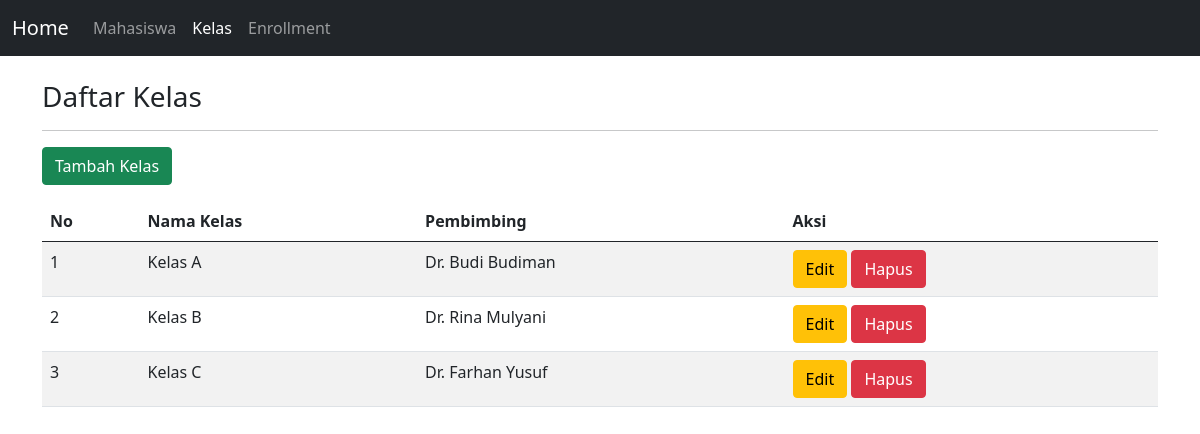
The page /tp_mvc/class.php on the database its author committed.
### tables this page shows
CREATE TABLE `classes` (
  `id` int(11) NOT NULL,
  `class_name` varchar(50) NOT NULL,
  `advisor` varchar(100) DEFAULT NULL
);

### tp_mvc/controllers/Class.controller.php (called while the page is built, shortened)
<?php
include_once("views/Class.view.php");
class ClassController {
    private $classModel;
    public function __construct() {
        $this->classModel = new ClassModel(Conf::$db_host, Conf::$db_user, Conf::$db_pass, Conf::$db_name);
    }
    public function index() {
        $this->classModel->open();
        $this->classModel->getAll();
        $data = [];
        while ($row = $this->classModel->getResult()) {
            array_push($data, $row);
        }
        $view = new ClassView();
        $view->render($data);
    }
}

### tp_mvc/models/DB.class.php (called while the page is built, shortened)
<?php
class DB
{
    var $db_host = "";
    var $db_user = "";
    var $db_pass = "";
    var $db_name = "";
    var $db_link = "";
    function __construct($db_host, $db_user, $db_pass, $db_name)
    {
        $this->db_host = $db_host;
        $this->db_user = $db_user;
        $this->db_pass = $db_pass;
        $this->db_name = $db_name;
    }
    function open()
    {
        $this->db_link = mysqli_connect($this->db_host, $this->db_user, $this->db_pass, $this->db_name);
    }
    function execute($query)
    {
        $this->result = mysqli_query($this->db_link, $query);
        return $this->result;
    }
}

### tp_mvc/models/Class.class.php (called while the page is built, shortened)
<?php
include_once("models/DB.class.php");
class ClassModel extends DB {
    function getAll() {
        return $this->execute("SELECT * FROM classes");
    }
}

### tp_mvc/views/Class.view.php (the view, shortened to what this page needs)
<?php
class ClassView {
    public function render($data) {
        $no = 1;
        $table = '';
        $table .= "<div class='text-start mb-3'>
            <a href='class.php?add=true' class='btn btn-success'>Tambah Kelas</a>
        </div>";
        $table .= "<table class='table table-striped'>
            <thead>
                <tr>
                    <th>No</th>
                    <th>Nama Kelas</th>
                    <th>Pembimbing</th>
                    <th>Aksi</th>
                </tr>
            </thead>
            <tbody>";
        foreach ($data as $row) {
            $table .= "<tr>
                <td>" . $no++ . "</td>
                <td>{$row['class_name']}</td>
                <td>{$row['advisor']}</td>
                <td>
                    <a href='class.php?id_edit={$row['id']}' class='btn btn-warning'>Edit</a>
                    <a href='class.php?id_hapus={$row['id']}' class='btn btn-danger' onclick=\"return confirm('Yakin ingin menghapus kelas {$row['class_name']}?')\">Hapus</a>
                </td>
            </tr>";
        }
        $table .= "</tbody></table>";
    }
}

### rows shown on the page
classes: class_name "Kelas A", advisor "Dr. Budi Budiman"
classes: class_name "Kelas B", advisor "Dr. Rina Mulyani"
classes: class_name "Kelas C", advisor "Dr. Farhan Yusuf"

### other values the page prints
$this->content "Home Mahasiswa Kelas Enrollment Daftar Kelas"
